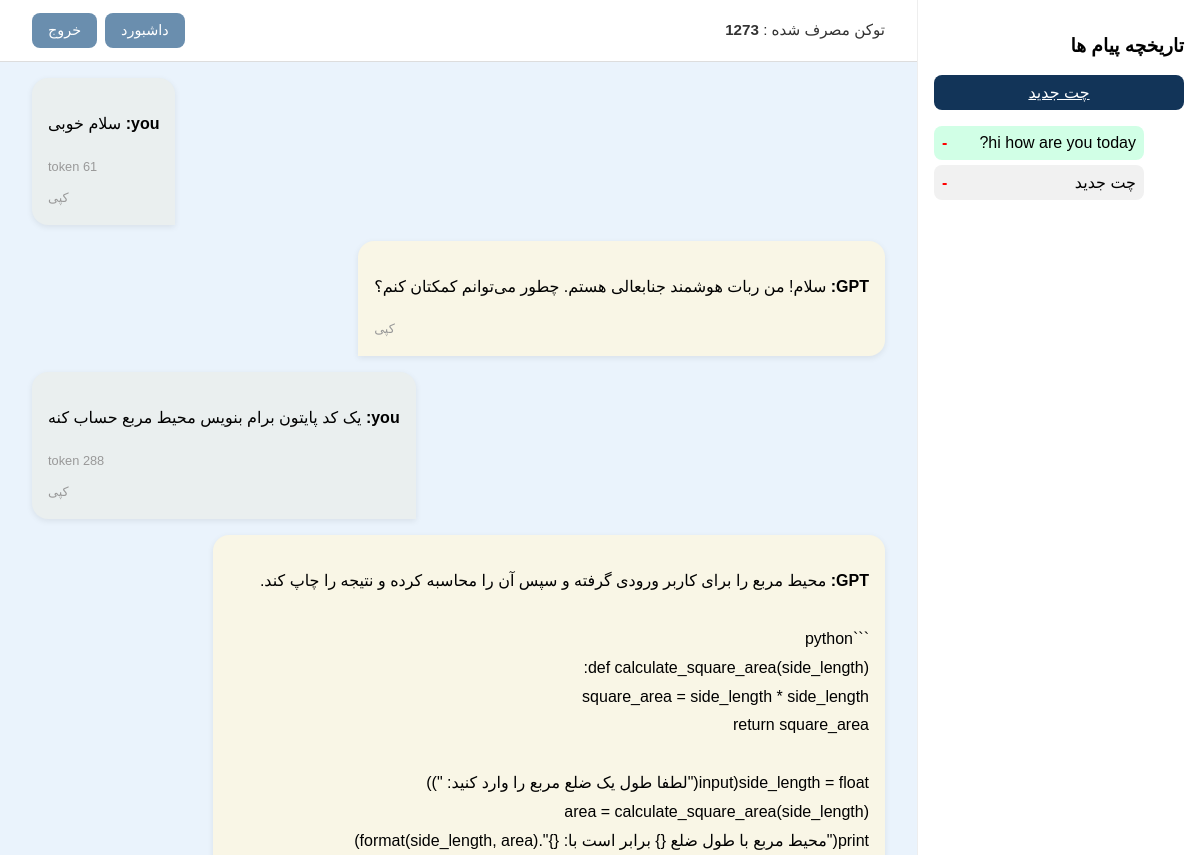
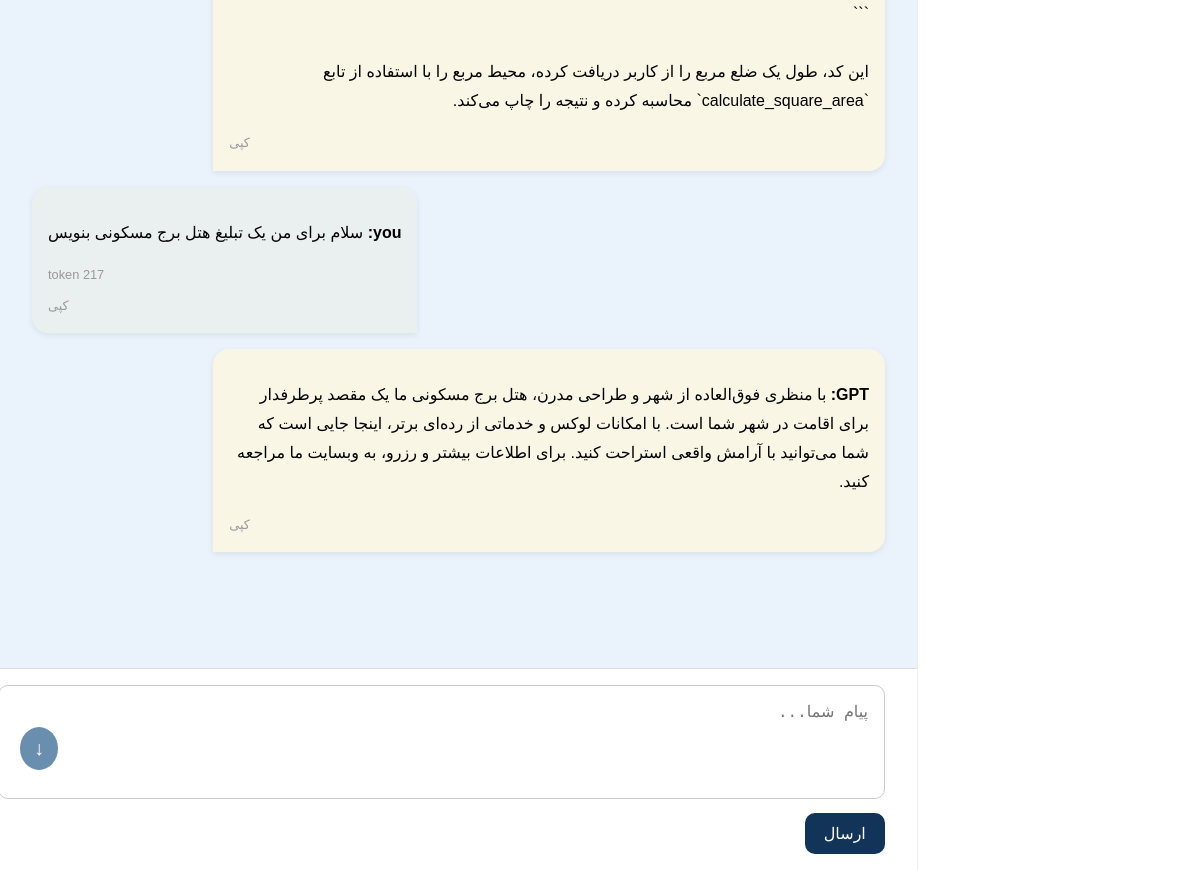
/chat/ (signed in), run on an earlier commit of the app's database (2 pictures, top to bottom).
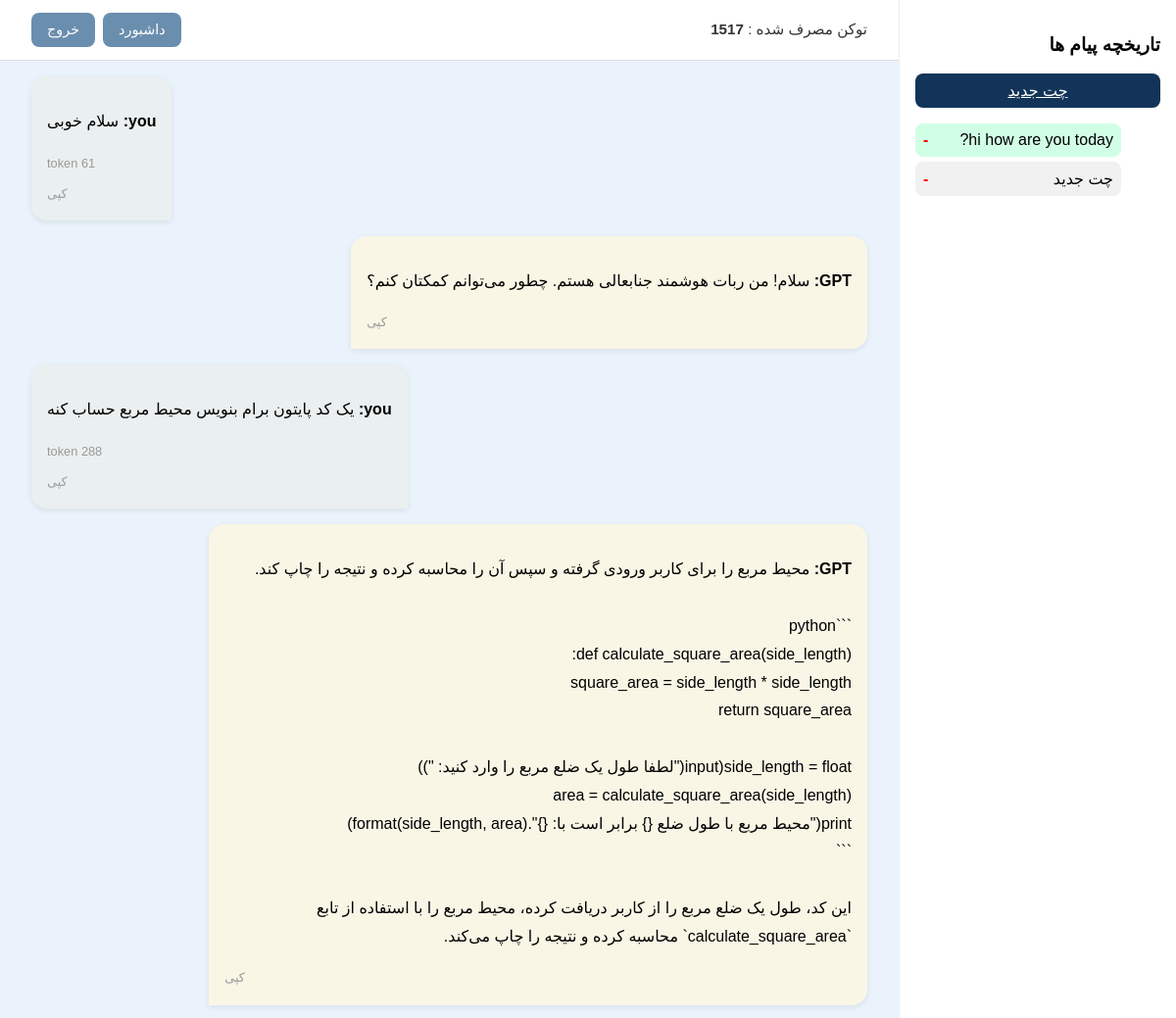
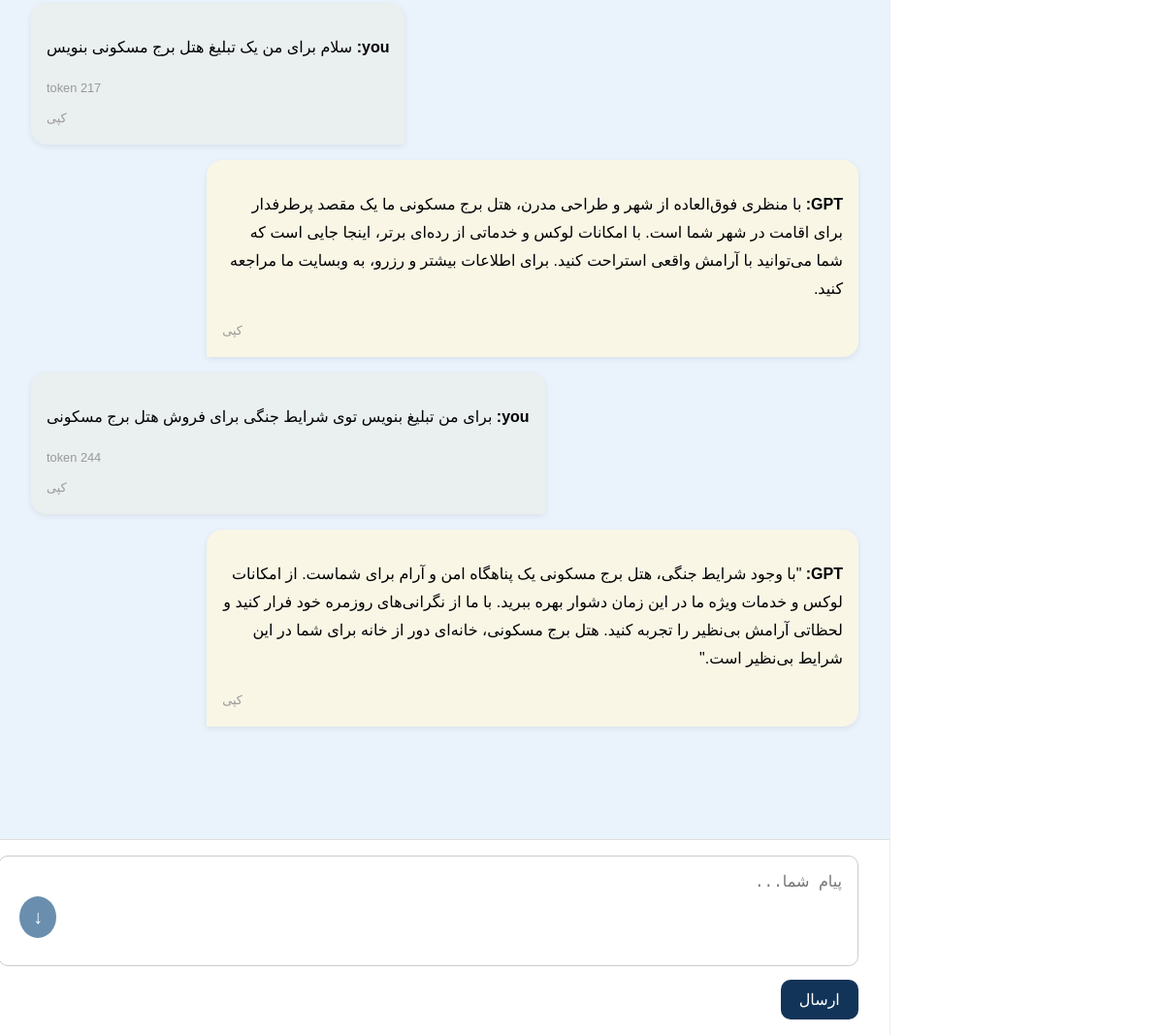
And on a later commit of the database (2 pictures, top to bottom).
### chatgpt_app/models.py (models this page shows, shortened)
class ChatSession(models.Model):
    user = models.ForeignKey(User, on_delete=models.CASCADE)
    title = models.CharField(max_length=100)
    created_at = models.DateTimeField(auto_now_add=True)
    updated_at = models.DateTimeField(auto_now=True)

class Message(models.Model):
    user = models.ForeignKey(User, on_delete=models.CASCADE)
    prompt = models.TextField()
    response = models.TextField()
    prompt_tokens = models.IntegerField()
    completion_tokens = models.IntegerField()
    total_tokens = models.IntegerField()
    timestamp = models.DateTimeField(auto_now_add=True)
    session = models.ForeignKey(ChatSession, on_delete=models.CASCADE, related_name='messages', null=True, blank=True)

### chatgpt_app/views.py (the view)
# urls.py: path('chat/', views.chat_view, name='chat'),
@login_required
def chat_view(request):
    session_id = request.GET.get('session_id')
    sessions = ChatSession.objects.filter(user=request.user).order_by('-updated_at')
    if session_id:
        active_session = ChatSession.objects.get(id=session_id, user=request.user)
        messages = Message.objects.filter(session=active_session).order_by('timestamp')
    elif sessions.exists():
        active_session = sessions.first()
        messages = Message.objects.filter(session=active_session).order_by('timestamp')
    else:
        active_session = None
        messages = []
    given_tokens = TokenUsage.objects.filter(user=request.user).aggregate(Sum('tokens'))['tokens__sum'] or 0
    used_tokens = Message.objects.filter(user=request.user).aggregate(Sum('total_tokens'))['total_tokens__sum'] or 0
    remaining_tokens = given_tokens - used_tokens
    return render(request, 'chat.html', {
        'messages': messages,
        'sessions': sessions,
        'active_session': active_session,
        'given_tokens': given_tokens,
        'used_tokens': used_tokens,
        'remaining_tokens': remaining_tokens,
    })

### chatgpt_app/templates/chat.html (shortened to what this page needs)
<!DOCTYPE html>
<html lang="fa">
<head>
    <link href="https://cdn.jsdelivr.net/gh/rastikerdar/vazir-font/dist/font-face.css" rel="stylesheet">
</head>
<body>
    <div class="sidebar">
        <h3>تاریخچه پیام ها</h3>
        <a href="{% url 'new_session' %}" style="display:block; margin-bottom:10px; background:#123458; color:#fff; padding:8px; text-align:center; border-radius:8px;">
             چت جدید
        </a>
        <ul>
            {% for history in sessions %}
            <li data-id="{{ history.id }}"
                style="display: flex; justify-content: space-between; align-items: center; background: {% if active_session and active_session.id == history.id %}#d1ffe6{% else %}#f1f1f1{% endif %}; padding: 8px; border-radius: 8px; margin-bottom: 5px; cursor:pointer;">
                <span onclick="location.href='?session_id={{ history.id }}'"
                      contenteditable="true"
                      onblur="renameSession(this, {{ history.id }})">{{ history.title }}</span>
                <a href="{% url 'delete_session' history.id %}" style="color:red; font-weight:bold; text-decoration:none; margin-right:8px;">-</a>
            </li>
            {% empty %}
            <li>تاریخچه ای وجود ندارد.</li>
            {% endfor %}
        </ul>
    </div>
    <div class="main">
        <div class="top-info">
    <p style="margin: 0;">
        توکن مصرف شده : <strong>{{ used_tokens }}</strong>
    </p>
    <div class="top-left-buttons">
        <a href="{% url 'dashboard' %}">داشبورد</a>
        <a href="{% url 'logout' %}">خروج</a>
    </div>
</div>
        <div class="chat-window" id="chat-window">
            {% for msg in messages %}
            <div class="message user-message">
    <p><strong>you:</strong> <span class="copy-text">{{ msg.prompt }}</span></p>
    <small>token {{ msg.total_tokens }}</small>
    <small class="copy-btn" onclick="copyText(this)"> کپی</small>
</div>
<div class="message gpt-message">
    <p><strong>GPT:</strong> <span class="copy-text">{{ msg.response|linebreaksbr }}</span></p>
    <small class="copy-btn" onclick="copyText(this)"> کپی</small>
</div>
            {% endfor %}
        </div>
        <form method="post" action="{% url 'send_message' %}" enctype="multipart/form-data" class="form-container">
            <textarea name="prompt" placeholder="پیام شما..."></textarea>
            <button type="submit" style="margin-top: 10px;">ارسال</button>
        </form>
    <button id="scroll-down-btn"
        style="position: fixed; bottom: 100px; left: 20px; background-color: #6A8EAE; color: white; padding: 10px 14px; border: none; border-radius: 50%; font-size: 20px; cursor: pointer; z-index: 999;">
    ↓
</button>
    </div>
</body>
</html>

### chatgpt_app/templates/chat.html (style rules this page uses)
body { font-family: 'Vazir', sans-serif; margin: 0; display: flex; height: 100vh; background-color: #EEF1DA; direction: rtl; }
.sidebar { width: 250px; background-color: #fff; border-left: 1px solid #eee; padding: 1rem; overflow-y: auto; }
.main { flex: 1; display: flex; flex-direction: column; height: 100vh; overflow: hidden; }
.chat-window { flex: 1 1 auto; padding: 1rem 2rem; overflow-y: auto; display: flex; flex-direction: column; background: #EAF3FC;; }
.message { max-width: 75%; margin-bottom: 1rem; padding: 1rem; border-radius: 16px; line-height: 1.8; position: relative; box-shadow: 0 2px 6px rgba(0, 0, 0, 0.08); word-wrap: break-word; }
.user-message { align-self: flex-end; background-color: #EAEFEF; border-bottom-right-radius: 0; }
.gpt-message { align-self: flex-start; background-color: #F9F6E6; border-bottom-left-radius: 0; }
.message small { display: block; margin-top: 0.5rem; color: #999; font-size: 0.8rem; text-align: left; direction: ltr; }
.form-container { padding: 1rem 2rem; background-color: #fff; border-top: 1px solid #ddd; position: sticky; bottom: 0; z-index: 10; }
textarea { width: 100%; min-height: 80px; padding: 1rem; font-size: 1rem; border: 1px solid #ccc; border-radius: 10px; resize: none; }
button { padding: 0.7rem 1.2rem; font-size: 1rem; background-color: #123458; color: white; border: none; border-radius: 10px; cursor: pointer; }
.top-info { padding: 0.8rem 2rem; background: #fff; border-bottom: 1px solid #ddd; font-size: 0.95rem; color: #333; display: flex; justify-content: space-between; align-items: center; }
.chat-window > .message:last-child { margin-bottom: 100px; }
.top-info .top-left-buttons { display: flex; gap: 0.5rem; }
.top-info .top-left-buttons a { background-color: #6A8EAE; color: white; padding: 0.6rem 1rem; border-radius: 8px; text-decoration: none; font-size: 0.9rem; transition: background 0.3s; }
.copy-btn { color: #555; font-size: 0.75rem; margin-top: 5px; cursor: pointer; text-align: left; display: inline-block; }

What changed in the data, as far as the page shows it:
added Message: prompt "برای من تبلیغ بنویس توی شرایط جنگی برای فروش هتل برج مسکونی", total_tokens "244", response "\"با وجود شرایط جنگی، هتل برج مسکونی یک پناهگاه امن و آرام برای شماست. از امکانات لوکس و خدمات ویژه ما در این زمان دشوار بهره ببرید. با ما از نگرانی‌های روزمره خود فرار کنید و لحظاتی آرامش بی‌نظیر را تجربه کنید. هتل برج مسکونی، خانه‌ای دور از خانه برای شما در این شرایط بی‌نظیر است.\""
Also different on the page:
{{ used_tokens }}: "1273" → "1517"
